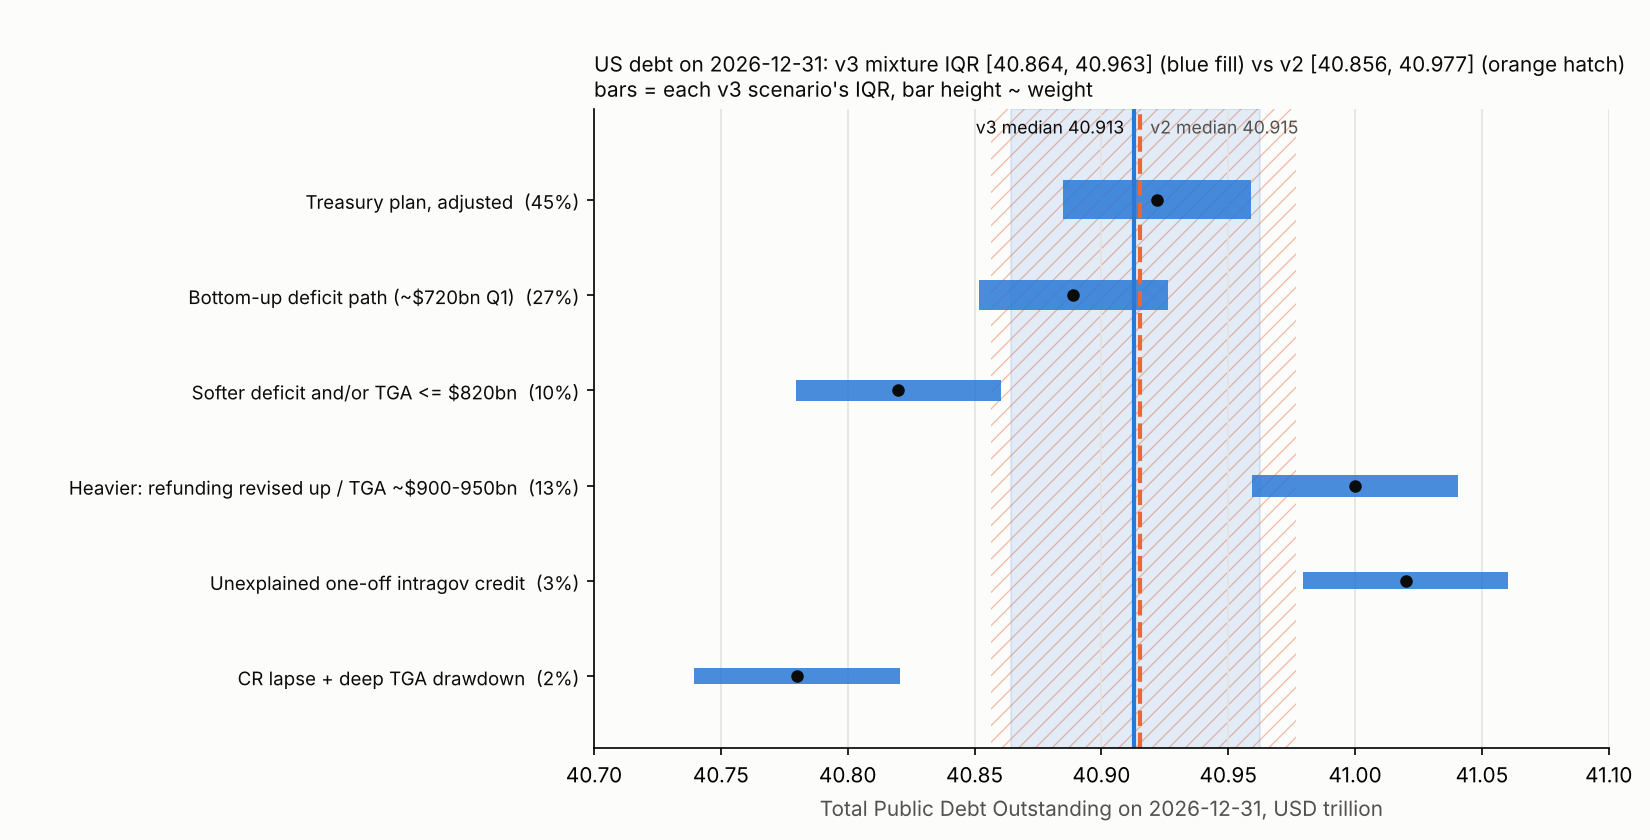

The Python source for this figure:
"""v3 (2026-10-15) scenario mixture for MC45219 (US national debt on 2026-12-31), plotted
against the v2 (2026-10-09) mixture.

Each scenario is a normal in $T; the mixture is sampled. The debt-ceiling cap
(~$41.28T on TPDO) is far in the right tail now and is kept only for completeness.
Run: uv run <this file>
"""

from __future__ import annotations

import matplotlib
import numpy as np

matplotlib.use("Agg")
import matplotlib.pyplot as plt  # noqa: E402  (backend must be set first)

N = 600_000
# Statutory limit + the ~$198bn of TPDO not subject to limit (DTS 2026-10-13), less a
# ~$20bn settlement buffer. Irrelevant to the central mass in v3; kept for completeness.
CAP = 41.104 + 0.198 - 0.020

# (name, weight, centre $T, sigma $T)
V2: list[tuple[str, float, float, float]] = [
    ("Treasury plan, adjusted", 0.52, 40.92, 0.065),
    ("Softer deficit / low TGA", 0.27, 40.85, 0.070),
    ("Deferred Oct-1 intragov credit lands", 0.15, 41.01, 0.070),
    ("Heavier borrowing", 0.04, 41.08, 0.060),
    ("CR lapse + deep TGA drawdown", 0.02, 40.78, 0.070),
]
# v3 centres are built bottom-up from the 2026-10-13 Debt to the Penny print
# (public $32,483.6bn, intragov $7,860.2bn): see forecast.md v3 "Inside view".
V3: list[tuple[str, float, float, float]] = [
    ("Treasury plan, adjusted", 0.45, 40.922, 0.055),
    ("Bottom-up deficit path (~$720bn Q1)", 0.27, 40.889, 0.055),
    ("Softer deficit and/or TGA <= $820bn", 0.10, 40.820, 0.060),
    ("Heavier: refunding revised up / TGA ~$900-950bn", 0.13, 41.000, 0.060),
    ("Unexplained one-off intragov credit", 0.03, 41.020, 0.060),
    ("CR lapse + deep TGA drawdown", 0.02, 40.780, 0.060),
]
PCTS = [1, 5, 10, 25, 50, 75, 90, 95, 99]


def mixture(scen: list[tuple[str, float, float, float]], seed: int) -> np.ndarray:
    """Sample the scenario mixture.

    Parameters
    ----------
    scen : list of (name, weight, centre, sigma)
        Scenario table; weights must sum to 1.
    seed : int
        RNG seed, fixed so the printed quantiles are reproducible.

    Returns
    -------
    np.ndarray
        N draws of TPDO on 2026-12-31 in $T, capped at the debt-ceiling level.
    """
    rng = np.random.default_rng(seed)
    w = np.array([s[1] for s in scen])
    assert abs(w.sum() - 1.0) < 1e-9
    pick = rng.choice(len(scen), size=N, p=w)
    mu = np.array([s[2] for s in scen])[pick]
    sd = np.array([s[3] for s in scen])[pick]
    return np.minimum(rng.normal(mu, sd), CAP)


d2 = mixture(V2, 20261009)
d3 = mixture(V3, 20261015)
q2 = dict(zip(PCTS, np.percentile(d2, PCTS)))
q3 = dict(zip(PCTS, np.percentile(d3, PCTS)))
for p in PCTS:
    print(f"p{p:02d}: v2 {q2[p]:.4f}T   v3 {q3[p]:.4f}T")
print(f"P(> 41.0T): v2 {(d2 > 41.0).mean():.1%}   v3 {(d3 > 41.0).mean():.1%}")

# ---------------------------------------------------------------- figure
BLUE, ORANGE, INK, MUTED = "#2a78d6", "#eb6834", "#0b0b0b", "#52514e"
plt.rcParams["axes.formatter.use_mathtext"] = False
fig, ax = plt.subplots(figsize=(11, 5.6))
fig.patch.set_facecolor("#fcfcfb")
ax.set_facecolor("#fcfcfb")

ypos = np.arange(len(V3))[::-1]
for y, (_, weight, centre, sigma) in zip(ypos, V3):
    lo, hi = centre - 0.674 * sigma, centre + 0.674 * sigma
    ax.barh([y], [hi - lo], left=lo, height=0.16 + 0.55 * weight, color=BLUE, alpha=0.85)
    ax.plot([centre], [y], "o", color=INK, ms=5)

# Mixture IQR + median, v2 (orange, hatched outline) vs v3 (blue fill).
plt.rcParams["hatch.linewidth"] = 0.6
ax.axvspan(q2[25], q2[75], facecolor="none", edgecolor=(0.92, 0.41, 0.20, 0.45), hatch="///",
           lw=0, zorder=0)
ax.axvline(q2[50], color=ORANGE, lw=2, ls="--", zorder=1)
ax.axvspan(q3[25], q3[75], color=BLUE, alpha=0.12, zorder=0)
ax.axvline(q3[50], color=BLUE, lw=2, zorder=1)
top = len(V3) - 0.35
ax.text(q2[50] + 0.004, top, f"v2 median {q2[50]:.3f}", color=MUTED, fontsize=8.5,
        va="bottom", ha="left")
ax.text(q3[50] - 0.004, top, f"v3 median {q3[50]:.3f}", color=INK, fontsize=8.5,
        va="bottom", ha="right")

ax.set_yticks(ypos)
ax.set_yticklabels([f"{n}  ({w:.0%})" for n, w, _, _ in V3], fontsize=9, color=INK)
ax.set_xlim(40.70, 41.10)
ax.set_ylim(-0.75, len(V3) - 0.05)
ax.set_xlabel("Total Public Debt Outstanding on 2026-12-31, USD trillion", color=MUTED)
ax.set_title(
    f"US debt on 2026-12-31: v3 mixture IQR [{q3[25]:.3f}, {q3[75]:.3f}] (blue fill) vs "
    f"v2 [{q2[25]:.3f}, {q2[75]:.3f}] (orange hatch)\n"
    "bars = each v3 scenario's IQR, bar height ~ weight",
    fontsize=10,
    color=INK,
    loc="left",
)
ax.grid(axis="x", color="#e4e3df", lw=0.8)
ax.set_axisbelow(True)
ax.spines[["top", "right"]].set_visible(False)
fig.subplots_adjust(left=0.36, right=0.975, top=0.87, bottom=0.11)
out = __file__.replace(".py", ".png")
fig.savefig(out, dpi=150, facecolor=fig.get_facecolor())
print("wrote", out)
